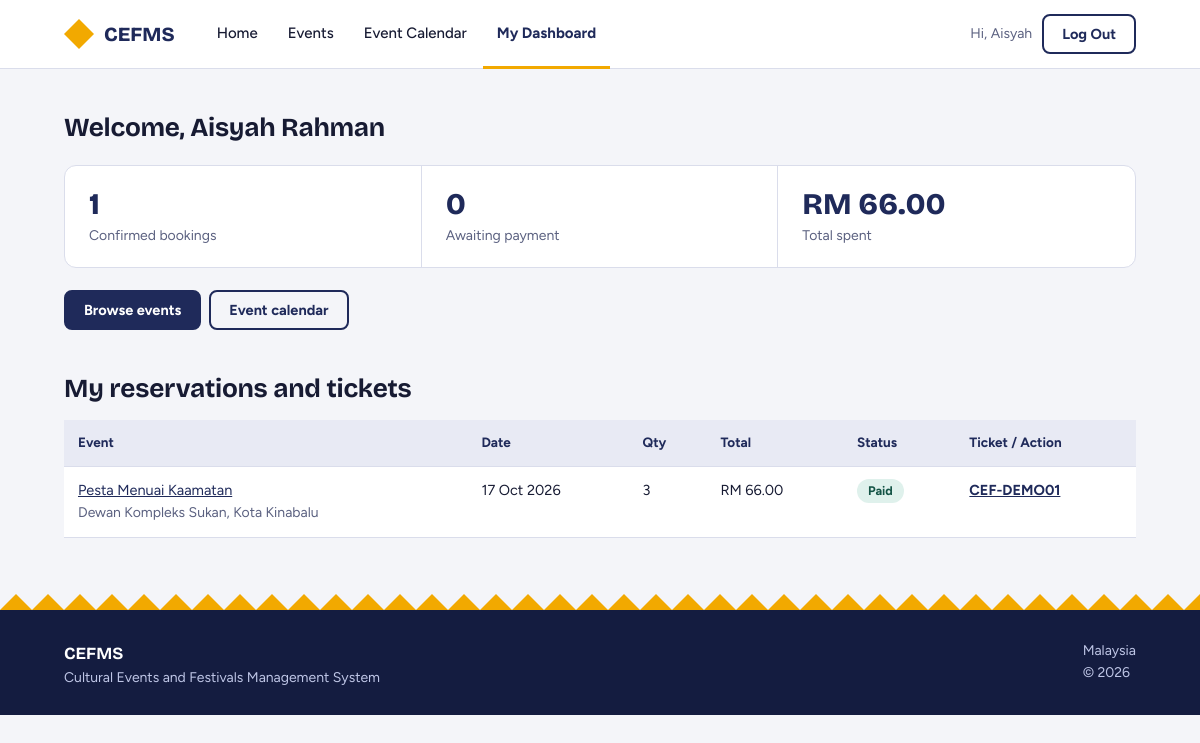
Page /dashboard.php (signed in) on the committed database.
### tables this page shows
CREATE TABLE `user` (
  `userId` int(11) NOT NULL AUTO_INCREMENT,
  `fullName` varchar(100) NOT NULL,
  `email` varchar(120) NOT NULL,
  `phone` varchar(20) NOT NULL,
  `passwordHash` varchar(255) NOT NULL,
  `role` enum('Event Participant','Organizer','Event Manager') NOT NULL,
  `status` enum('Active','Inactive') NOT NULL DEFAULT 'Active',
  `createdDate` datetime NOT NULL DEFAULT current_timestamp(),
  PRIMARY KEY (`userId`),
  UNIQUE KEY `email` (`email`)
);

CREATE TABLE `reservation` (
  `reservationId` int(11) NOT NULL AUTO_INCREMENT,
  `userId` int(11) NOT NULL,
  `eventId` int(11) NOT NULL,
  `quantity` int(11) NOT NULL,
  `totalAmount` decimal(10,2) NOT NULL,
  `reservedDate` datetime NOT NULL,
  `expiryDate` datetime NOT NULL,
  `ticketCode` varchar(20) DEFAULT NULL,
  `status` enum('Reserved','Paid','Cancelled','Expired') NOT NULL DEFAULT 'Reserved',
  PRIMARY KEY (`reservationId`),
  UNIQUE KEY `ticketCode` (`ticketCode`),
  KEY `fk_res_user` (`userId`),
  KEY `fk_res_event` (`eventId`),
  CONSTRAINT `fk_res_event` FOREIGN KEY (`eventId`) REFERENCES `event` (`eventId`),
  CONSTRAINT `fk_res_user` FOREIGN KEY (`userId`) REFERENCES `user` (`userId`),
  CONSTRAINT `chk_qty` CHECK (`quantity` between 1 and 10)
);

CREATE TABLE `event` (
  `eventId` int(11) NOT NULL AUTO_INCREMENT,
  `organizerId` int(11) NOT NULL,
  `title` varchar(150) NOT NULL,
  `description` text NOT NULL,
  `category` enum('Music','Dance','Craft','Food','Religious','Multi-cultural') NOT NULL,
  `ticketPrice` decimal(8,2) NOT NULL,
  `totalSeats` int(11) NOT NULL,
  `availableSeats` int(11) NOT NULL,
  `status` enum('Pending','Published','Cancelled','Completed') NOT NULL DEFAULT 'Pending',
  `archived` tinyint(1) NOT NULL DEFAULT 0,
  `createdDate` datetime NOT NULL DEFAULT current_timestamp(),
  PRIMARY KEY (`eventId`),
  KEY `fk_event_org` (`organizerId`),
  CONSTRAINT `fk_event_org` FOREIGN KEY (`organizerId`) REFERENCES `user` (`userId`),
  CONSTRAINT `chk_seats` CHECK (`availableSeats` >= 0 and `availableSeats` <= `totalSeats`),
  CONSTRAINT `chk_price` CHECK (`ticketPrice` >= 0)
);

CREATE TABLE `schedule` (
  `scheduleId` int(11) NOT NULL AUTO_INCREMENT,
  `eventId` int(11) NOT NULL,
  `venue` varchar(120) NOT NULL,
  `startDateTime` datetime NOT NULL,
  `endDateTime` datetime NOT NULL,
  `status` enum('Scheduled','Rescheduled','Cancelled') NOT NULL DEFAULT 'Scheduled',
  PRIMARY KEY (`scheduleId`),
  KEY `fk_sched_event` (`eventId`),
  KEY `idx_sched_venue` (`venue`,`startDateTime`,`endDateTime`),
  CONSTRAINT `fk_sched_event` FOREIGN KEY (`eventId`) REFERENCES `event` (`eventId`) ON DELETE CASCADE,
  CONSTRAINT `chk_time` CHECK (`endDateTime` > `startDateTime`)
);

### includes/helpers.php (called while the page is built, shortened)
<?php
function e($v): string { return htmlspecialchars((string)$v, ENT_QUOTES, 'UTF-8'); }
function money($v): string { return 'RM ' . number_format((float)$v, 2); }
function dt(string $s, string $fmt = 'd M Y, h:i A'): string { return date($fmt, strtotime($s)); }
function current_user(): ?array {
    static $checked = null;
    if ($checked !== $_SESSION['user']['userId']) {
        $st = db()->prepare('SELECT status, role FROM user WHERE userId=?');
        $st->execute([$_SESSION['user']['userId']]);
        $row = $st->fetch();
        $checked = $_SESSION['user']['userId'];
    }
    return $_SESSION['user'];
}
function require_participant(): array {
    $u = current_user();
    return $u;
}

### includes/bootstrap.php (called while the page is built, shortened)
<?php
function cfg(string $key): string {
    static $c = null;
    if ($c === null) {
        $c = [
            'host' => getenv('CEFMS_DB_HOST') ?: '127.0.0.1',
            'port' => getenv('CEFMS_DB_PORT') ?: '3306',
            'name' => getenv('CEFMS_DB_NAME') ?: 'cefms',
            'user' => getenv('CEFMS_DB_USER') ?: 'root',
            'pass' => getenv('CEFMS_DB_PASS') !== false ? getenv('CEFMS_DB_PASS') : '',
        ];
    }
    return $c[$key];
}
function db(): PDO {
    static $pdo = null;
    if ($pdo === null) {
        $dsn = sprintf('mysql:host=%s;port=%s;dbname=%s;charset=utf8mb4', cfg('host'), cfg('port'), cfg('name'));
        $pdo = new PDO($dsn, cfg('user'), cfg('pass'), [
            PDO::ATTR_ERRMODE            => PDO::ERRMODE_EXCEPTION,
            PDO::ATTR_DEFAULT_FETCH_MODE => PDO::FETCH_ASSOC,
            PDO::ATTR_EMULATE_PREPARES   => false,
        ]);
    }
    return $pdo;
}
require_once __DIR__ . '/helpers.php';
require_once __DIR__ . '/layout.php';

### public/dashboard.php (the view, shortened to what this page needs)
<?php
require __DIR__ . '/../includes/bootstrap.php';
$user = require_participant();
$sql = "SELECT r.*, e.title, s.venue, s.startDateTime
        FROM reservation r
        JOIN event e ON e.eventId = r.eventId
        LEFT JOIN schedule s ON s.eventId = e.eventId
        WHERE r.userId = ?
        ORDER BY r.reservedDate DESC";
$stmt = db()->prepare($sql);
$stmt->execute([$user['userId']]);
$rows = $stmt->fetchAll();
$paidCount = 0;
$heldCount = 0;
$totalSpent = 0;
foreach ($rows as $r) {
    if ($r['status'] === 'Paid') {
        $paidCount++;
        $totalSpent = $totalSpent + (float)$r['totalAmount'];
    }
}
public_header('My Dashboard', 'dash');
?>
<h2>Welcome, <?= e($user['fullName']) ?></h2>
<div class="stats">
  <div class="card stat"><b><?= $paidCount ?></b><span>Confirmed bookings</span></div>
  <div class="card stat"><b><?= $heldCount ?></b><span>Awaiting payment</span></div>
  <div class="card stat"><b><?= e(money($totalSpent)) ?></b><span>Total spent</span></div>
</div>
<div class="actions" style="margin-bottom:10px">
  <a class="btn" href="/events.php">Browse events</a>
  <a class="btn ghost" href="/calendar.php">Event calendar</a>
</div>
<h2>My reservations and tickets</h2>
<?php if (count($rows) === 0) { ?>
  <div class="card empty">You have no bookings yet. <a href="/events.php">Find an event</a>.</div>
<?php } else { ?>
<div style="overflow-x:auto">
<table>
  <thead><tr><th>Event</th><th>Date</th><th>Qty</th><th>Total</th><th>Status</th><th>Ticket / Action</th></tr></thead>
  <tbody>
  <?php foreach ($rows as $r) { ?>
    <tr>
      <td><a href="/event.php?id=<?= (int)$r['eventId'] ?>"><?= e($r['title']) ?></a><div class="meta"><?= e($r['venue']) ?></div></td>
      <td><?= e(dt($r['startDateTime'], 'd M Y')) ?></td>
      <td><?= (int)$r['quantity'] ?></td>
      <td><?= e(money($r['totalAmount'])) ?></td>
      <td><?= status_badge($r['status']) ?></td>
      <td>
        <?php if ($r['status'] === 'Paid') { ?>
          <a href="/ticket.php?id=<?= (int)$r['reservationId'] ?>"><b><?= e($r['ticketCode']) ?></b></a>
        <?php } elseif ($r['status'] === 'Reserved') { ?>
          <a class="btn sm" href="/payment.php?id=<?= (int)$r['reservationId'] ?>">Pay now</a>
          <div class="meta">Hold ends <?= e(dt($r['expiryDate'], 'h:i A')) ?></div>
        <?php } else { ?>
          -
        <?php } ?>
      </td>
    </tr>
  <?php } ?>
  </tbody>
</table>
</div>
<?php } ?>
<?php public_footer();

### includes/layout.php (shortened to what this page needs)
<?php
function public_header(string $title, string $active = '', bool $hero = false): void {
    $u = current_user();
    $isP = false;
    if ($u && $u['role'] === 'Event Participant') {
        $isP = true;
    }
    $nav = [
        'home'     => ['/', 'Home'],
        'events'   => ['/events.php', 'Events'],
        'calendar' => ['/calendar.php', 'Event Calendar'],
    ];
    ?><!doctype html>
<html lang="en"><head><meta charset="utf-8"><meta name="viewport" content="width=device-width, initial-scale=1">
<link rel="stylesheet" href="/assets/public.css"></head>
<body class="pub">
<header class="topnav"><div class="wrap nav-in">
  <a class="brand" href="/"><span class="logo" aria-hidden="true"></span><span>CEFMS</span></a>
  <nav class="links">
    <?php foreach ($nav as $key => $link) { ?>
      <a href="<?= $link[0] ?>" class="<?= ($active === $key) ? 'on' : '' ?>"><?= $link[1] ?></a>
    <?php } ?>
    <?php if ($isP): ?><a href="/dashboard.php" class="<?= $active === 'dash' ? 'on' : '' ?>">My Dashboard</a><?php endif; ?>
  </nav>
  <div class="auth">
    <?php if ($isP): ?>
      <span class="hello">Hi, <?= e(explode(' ', $u['fullName'])[0]) ?></span>
      <a class="btn ghost" href="/logout.php">Log Out</a>
    <?php else: ?>
      <a class="btn ghost" href="/login.php">Log In</a><a class="btn gold" href="/signup.php">Sign Up</a>
    <?php endif; ?>
  </div>
</div></header>
<main>
<?php if (!$hero) { ?><div class="wrap"><?php public_flash(); }
}
function public_footer(): void { ?>
</div></main>
<footer class="foot"><div class="wrap"><div><b>CEFMS</b><br>Cultural Events and Festivals Management System</div><div>Malaysia<br>&copy; 2026</div></div></footer>
</body></html><?php
}
    ?><!doctype html>
</body></html><?php
function status_badge(string $s): string {
    $cls = strtolower(str_replace(' ', '-', $s));
    return '<span class="badge b-' . e($cls) . '">' . e($s) . '</span>';
}
?>

### public/assets/public.css (style rules this page uses)
:root { --indigo:#1F2A5A;--indigo-d:#141C40;--indigo-l:#E8EAF4;--saffron:#F2A900;--saffron-d:#D99500;--saffron-l:#FFF0C7; --pandan:#2A7F6F;--pandan-l:#DFF1EC;--rose:#B3364A;--rose-l:#FBE6E9;--amber-l:#FFF0C7;--amber:#7A5200; --paper:#F4F5F9;--ink:#171B33;--muted:#5B6180;--line:#DADDEB; --head:"Bricolage Grotesque",Georgia,serif;--body:Figtree,"Segoe UI",Arial,sans-serif; }
* { box-sizing:border-box }
body { margin:0;font-family:var(--body);font-size:16px;background:var(--paper);color:var(--ink);line-height:1.6 }
a { color:var(--indigo) }
h1,h2,h3 { font-family:var(--head);letter-spacing:-.01em;line-height:1.15 }
.wrap { max-width:1120px;margin:0 auto;padding:0 24px }
.topnav { background:#fff;border-bottom:1px solid var(--line);position:sticky;top:0;z-index:5 }
.nav-in { display:flex;align-items:center;gap:28px;height:68px }
.brand { display:flex;align-items:center;gap:10px;color:var(--indigo);text-decoration:none;font-family:var(--head);font-weight:800;font-size:20px;line-height:1.1 }
.logo { width:30px;height:30px;background:var(--saffron);clip-path:polygon(50% 0,100% 50%,50% 100%,0 50%);display:inline-block;flex-shrink:0 }
.links { display:flex;gap:2px;flex:1;align-self:stretch }
.links a { color:var(--ink);text-decoration:none;padding:0 14px;font-size:15px;font-weight:500;display:flex;align-items:center;border-bottom:3px solid transparent;margin-bottom:-1px }
.links a.on { color:var(--indigo);font-weight:700;border-bottom-color:var(--saffron) }
.auth { display:flex;align-items:center;gap:10px }
.hello { font-size:14px;color:var(--muted) }
.btn { display:inline-block;border:2px solid var(--indigo);border-radius:8px;padding:9px 18px;font:700 14.5px var(--body);cursor:pointer;text-decoration:none;background:var(--indigo);color:#fff;transition:background .15s,color .15s }
.btn.ghost { background:transparent;color:var(--indigo) }
h2 { font-size:26px;margin:44px 0 16px;font-weight:700 }
.meta { font-size:14px;color:var(--muted) }
.card { background:#fff;border:1px solid var(--line);border-radius:12px;padding:20px }
table { width:100%;border-collapse:collapse;background:#fff;font-size:14.5px }
th,td { padding:12px 14px;border-bottom:1px solid var(--line);text-align:left;vertical-align:top }
th { background:var(--indigo-l);font-size:13.5px;font-weight:700;color:var(--indigo) }
.badge { display:inline-block;padding:2px 11px;border-radius:999px;font-size:12.5px;font-weight:700;background:#eee }
.b-paid,.b-successful,.b-published,.b-active,.b-scheduled { background:var(--pandan-l);color:#145446 }
.stats { display:grid;grid-template-columns:repeat(auto-fit,minmax(180px,1fr));margin:22px 0;background:#fff;border:1px solid var(--line);border-radius:12px;overflow:hidden }
.stats .stat { border:0;border-radius:0;border-right:1px solid var(--line);background:none;padding:20px 24px }
.stats .stat:last-child { border-right:0 }
.stat b { display:block;font:800 30px var(--head);color:var(--indigo) }
.stat span { font-size:14px;color:var(--muted) }
.actions { display:flex;gap:8px;flex-wrap:wrap }
.foot { margin-top:72px;background:var(--indigo-d);color:#BFC6E6;padding:30px 0 26px;font-size:14px;position:relative }
.foot:before { content:"";position:absolute;left:0;right:0;top:-16px;height:16px;background:var(--tumpal) repeat-x bottom left }
.foot .wrap { display:flex;justify-content:space-between;gap:20px;flex-wrap:wrap }
.foot b { font-family:var(--head);color:#fff;font-size:17px }

### rows in the picture
user: role "Aisyah Rahman"
reservation: eventId.title "Pesta Menuai Kaamatan", schedule.venue "Dewan Kompleks Sukan, Kota Kinabalu", schedule.startDateTime "17 Oct 2026", quantity "3", totalAmount "RM 66.00", status "Paid", ticketCode "CEF-DEMO01"

### other values in the picture
$link[1] "Home"
$link[1] "Events"
$link[1] "Event Calendar"
explode(' ', $u['fullName'])[0] "Aisyah"
$paidCount "1"
$heldCount "0"
money($totalSpent) "RM 66.00"
